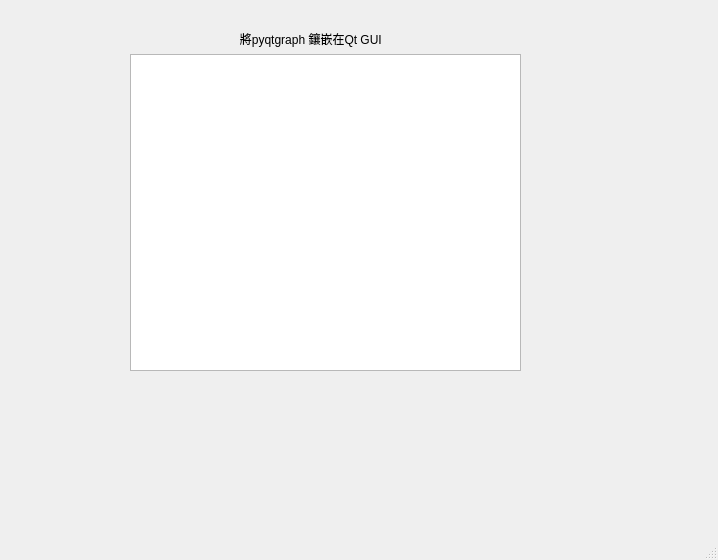
<?xml version="1.0" encoding="UTF-8"?>
<ui version="4.0">
 <class>MainWindow</class>
 <widget class="QMainWindow" name="MainWindow">
  <property name="geometry">
   <rect>
    <x>0</x>
    <y>0</y>
    <width>718</width>
    <height>560</height>
   </rect>
  </property>
  <property name="windowTitle">
   <string>MainWindow</string>
  </property>
  <widget class="QWidget" name="centralwidget">
   <widget class="QWidget" name="">
    <property name="geometry">
     <rect>
      <x>130</x>
      <y>30</y>
      <width>391</width>
      <height>341</height>
     </rect>
    </property>
    <layout class="QVBoxLayout" name="verticalLayout">
     <item>
      <widget class="QLabel" name="label">
       <property name="text">
        <string>                                 將pyqtgraph 鑲嵌在Qt GUI</string>
       </property>
      </widget>
     </item>
     <item>
      <widget class="GraphicsLayoutWidget" name="graphLayoutWidget"/>
     </item>
    </layout>
   </widget>
  </widget>
  <widget class="QMenuBar" name="menubar">
   <property name="geometry">
    <rect>
     <x>0</x>
     <y>0</y>
     <width>718</width>
     <height>36</height>
    </rect>
   </property>
  </widget>
  <widget class="QStatusBar" name="statusbar"/>
 </widget>
 <customwidgets>
  <customwidget>
   <class>GraphicsLayoutWidget</class>
   <extends>QGraphicsView</extends>
   <header location="global">pyqtgraph</header>
  </customwidget>
 </customwidgets>
 <resources/>
 <connections/>
</ui>
